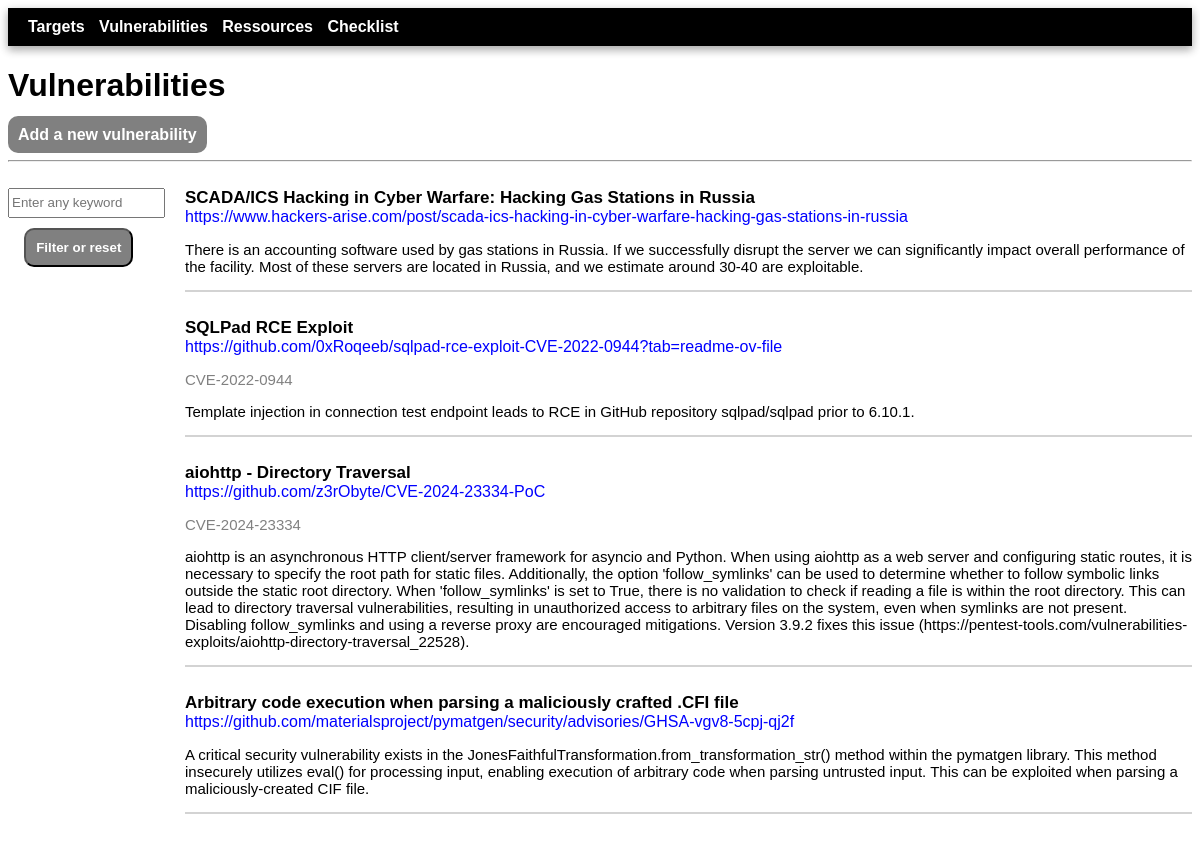
The page /vulnerabilities/ on the database as committed earlier.
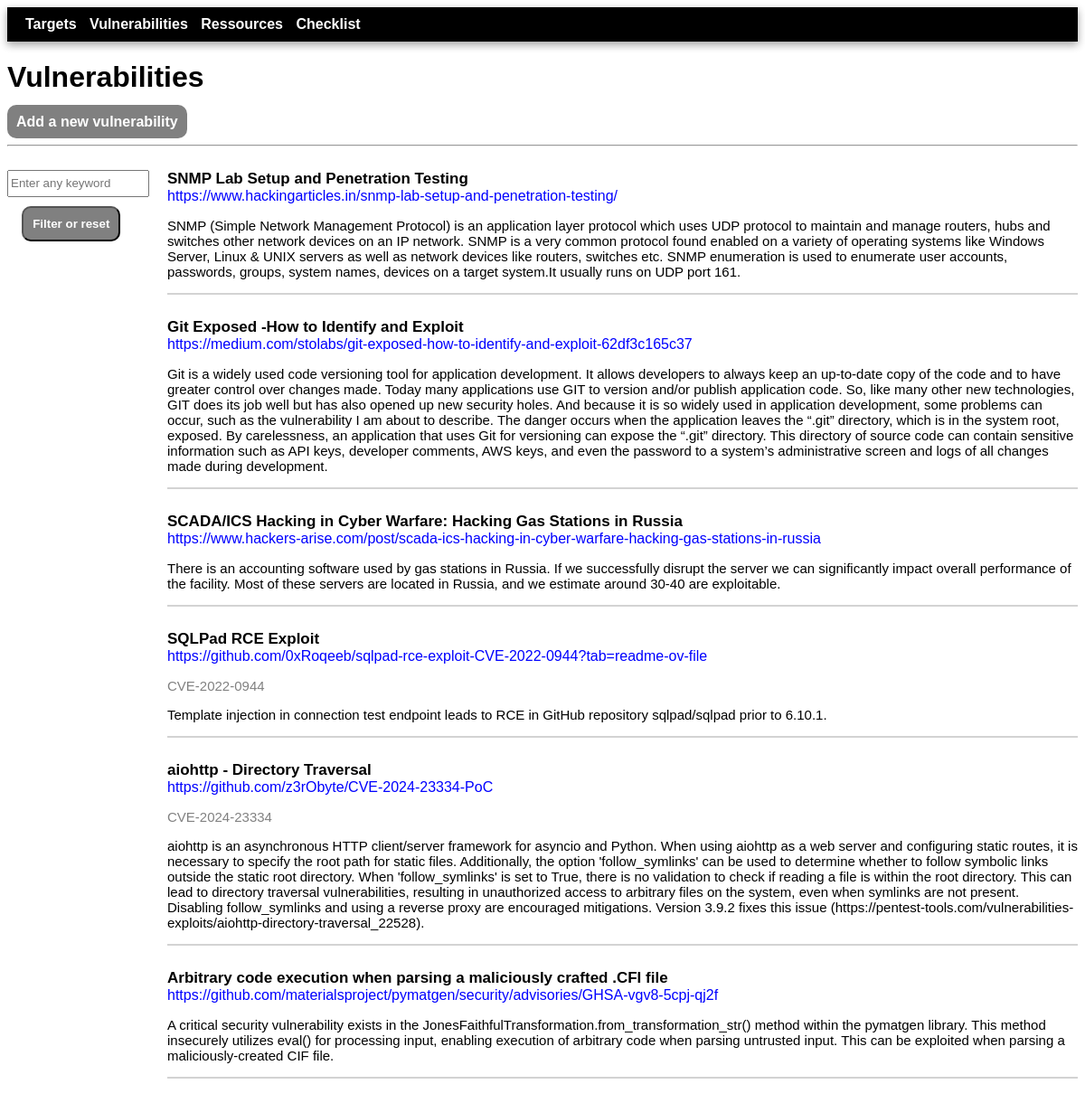
The same page on the database as committed later.
### tms/models.py (models this page shows, shortened)
class Vulnerability(models.Model):
    class Category(models.TextChoices):
        ENUMERATION = 'Enumeration'
        WEB_VULNERABILIY = 'Web vulnerability'
        SERVICE_VULNERABILIY = 'Service vulnerability'
        PRIVESC = 'Privesc'
        OTHER = 'Other'
    name = models.fields.CharField(max_length=200, null=True)
    url = models.fields.URLField(null=True)
    description = models.fields.CharField(max_length=1000, null=True)
    category = models.fields.CharField(choices=Category.choices, max_length=100, null=True)
    cve = models.fields.CharField(max_length=15, null=True, blank=True)

### tms/views.py (the view, shortened to what this page needs)
# urls.py: path('vulnerabilities/', views.vulnerabilities, name='vulnerabilities'),
def vulnerabilities(request):
    vulnerabilities = Vulnerability.objects.all()
    vulnerabilities = vulnerabilities.order_by('-id').values()
    return render(request, 'tms/vulnerabilities.html', {'vulnerabilities' : vulnerabilities})

### tms/templates/tms/vulnerabilities.html (shortened to what this page needs)
{% extends 'tms/base.html' %}
{% block content %}
        <h1>Vulnerabilities</h1>
        <p><span class="submenu"><a href="{% url 'vulnerabilities-add' %}">Add a new vulnerability</a></span></p>
        <hr>
        <br>
        <div class="flex-container">
            <div style="flex-basis: 10%;">
                <form role="search" method="POST" class="searchbar" style="width: 80%;">
                    <input type="search" placeholder="Enter any keyword" name="search_query" class="bar">
                    <button type="submit" class="filter_button">Filter or reset</button>
                </form>
            </div>
            <div style="flex-basis: 90%;">
                {% for vulnerability in vulnerabilities %}
                <div class="vuln_list">
                    <strong style="font-size: 17px;">{{ vulnerability.name }}</strong><br>
                    <a href="{{ vulnerability.url }}" target="_blank">{{ vulnerability.url }}</a><br>
                    {% if vulnerability.cve %}
                        <p style="color: grey; font-size: 15px;">{{ vulnerability.cve }}</p>
                    {% endif %}
                    <p style="font-size: 15px;">{{ vulnerability.description }}</p>
                    <span class="notes_sep"><hr></span><br>
                </div>
                {% endfor %}
            </div>
        </div>
{% endblock %}

Rows that differ between the two databases and show on the page:
added Vulnerability: name "SNMP Lab Setup and Penetration Testing", url "https://www.hackingarticles.in/snmp-lab-setup-and-penetration-testing/", description "SNMP (Simple Network Management Protocol) is an application layer protocol which uses UDP protocol to maintain and manage routers, hubs and switches other network devices on an IP network. SNMP is a very common protocol found enabled on a variety of operating systems like Windows Server, Linux & UNIX servers as well as network devices like routers, switches etc. SNMP enumeration is used to enumerate user accounts, passwords, groups, system names, devices on a target system.It usually runs on UDP port 161."
added Vulnerability: name "Git Exposed -How to Identify and Exploit", url "https://medium.com/stolabs/git-exposed-how-to-identify-and-exploit-62df3c165c37", description "Git is a widely used code versioning tool for application development. It allows developers to always keep an up-to-date copy of the code and to have greater control over changes made. Today many applications use GIT to version and/or publish application code. So, like many other new technologies, GIT does its job well but has also opened up new security holes. And because it is so widely used in application development, some problems can occur, such as the vulnerability I am about to describe. The danger occurs when the application leaves the “.git” directory, which is in the system root, exposed. By carelessness, an application that uses Git for versioning can expose the “.git” directory.…"
